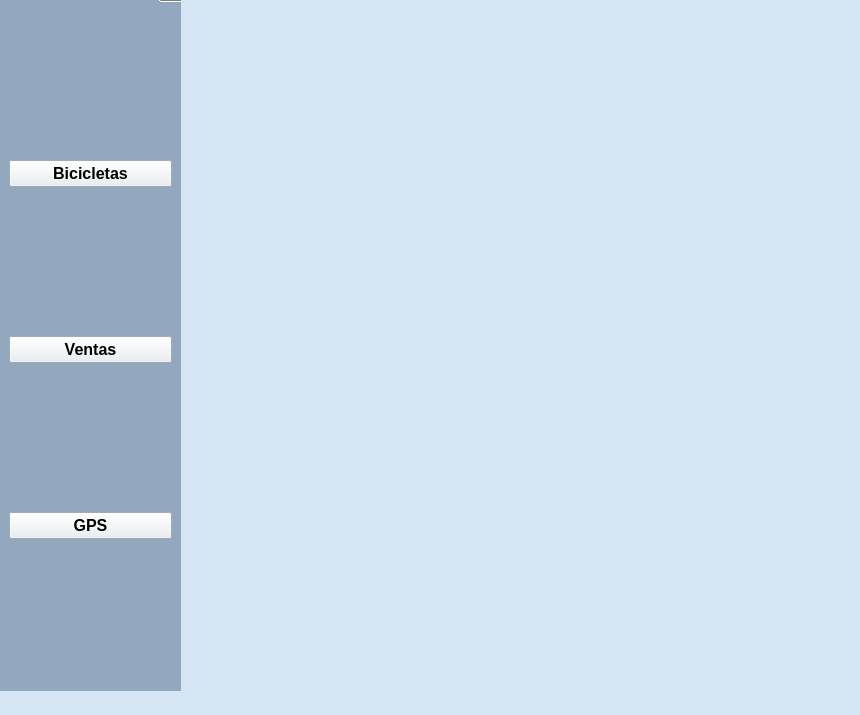
<?xml version="1.0" encoding="UTF-8"?>
<ui version="4.0">
 <class>MainWindow</class>
 <widget class="QMainWindow" name="MainWindow">
  <property name="enabled">
   <bool>true</bool>
  </property>
  <property name="geometry">
   <rect>
    <x>0</x>
    <y>0</y>
    <width>860</width>
    <height>715</height>
   </rect>
  </property>
  <property name="windowTitle">
   <string>MainWindow</string>
  </property>
  <property name="styleSheet">
   <string notr="true">background-color: rgb(214, 230, 245);</string>
  </property>
  <widget class="QWidget" name="centralwidget">
   <widget class="QLabel" name="label3">
    <property name="geometry">
     <rect>
      <x>180</x>
      <y>0</y>
      <width>681</width>
      <height>671</height>
     </rect>
    </property>
    <property name="text">
     <string/>
    </property>
    <property name="pixmap">
     <pixmap>../../../Pictures/bicicleta.jpg</pixmap>
    </property>
    <property name="scaledContents">
     <bool>true</bool>
    </property>
   </widget>
   <widget class="QToolBox" name="toolbox1">
    <property name="geometry">
     <rect>
      <x>0</x>
      <y>-20</y>
      <width>181</width>
      <height>711</height>
     </rect>
    </property>
    <property name="styleSheet">
     <string notr="true">background-color: rgb(146, 168, 191);</string>
    </property>
    <widget class="QWidget" name="verticalToolBoxPage1">
     <property name="geometry">
      <rect>
       <x>0</x>
       <y>0</y>
       <width>181</width>
       <height>684</height>
      </rect>
     </property>
     <attribute name="label">
      <string/>
     </attribute>
     <layout class="QVBoxLayout" name="verticalLayout">
      <item>
       <widget class="QPushButton" name="btnbicicletas">
        <property name="font">
         <font>
          <pointsize>12</pointsize>
          <weight>75</weight>
          <bold>true</bold>
         </font>
        </property>
        <property name="styleSheet">
         <string notr="true">background-color: rgb(233, 238, 242);</string>
        </property>
        <property name="text">
         <string>Bicicletas</string>
        </property>
       </widget>
      </item>
      <item>
       <widget class="QPushButton" name="btnventas">
        <property name="font">
         <font>
          <pointsize>12</pointsize>
          <weight>75</weight>
          <bold>true</bold>
         </font>
        </property>
        <property name="styleSheet">
         <string notr="true">background-color: rgb(233, 238, 242);</string>
        </property>
        <property name="text">
         <string>Ventas</string>
        </property>
       </widget>
      </item>
      <item>
       <widget class="QPushButton" name="btngps">
        <property name="font">
         <font>
          <pointsize>12</pointsize>
          <weight>75</weight>
          <bold>true</bold>
         </font>
        </property>
        <property name="styleSheet">
         <string notr="true">background-color: rgb(233, 238, 242);</string>
        </property>
        <property name="text">
         <string>GPS</string>
        </property>
       </widget>
      </item>
     </layout>
    </widget>
   </widget>
  </widget>
  <widget class="QStatusBar" name="statusbar"/>
  <widget class="QMenuBar" name="menuBar">
   <property name="geometry">
    <rect>
     <x>0</x>
     <y>0</y>
     <width>860</width>
     <height>21</height>
    </rect>
   </property>
  </widget>
  <action name="actionVerTabla">
   <property name="icon">
    <iconset>
     <normaloff>../../../Pictures/bike-with-wrench-repair-concept-silhouette-icon-bicycle-service-glyph-pictogram-mechanic-workshop-for-cycle-transport-logo-isolated-illustration-vector.webp</normaloff>../../../Pictures/bike-with-wrench-repair-concept-silhouette-icon-bicycle-service-glyph-pictogram-mechanic-workshop-for-cycle-transport-logo-isolated-illustration-vector.webp</iconset>
   </property>
   <property name="text">
    <string>VerTabla</string>
   </property>
  </action>
 </widget>
 <resources/>
 <connections/>
</ui>
